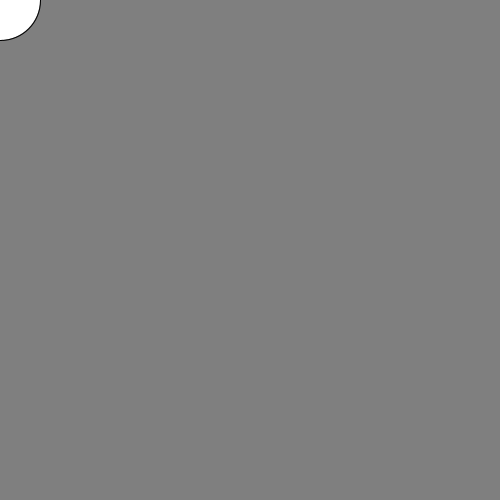
Frame 1 (no input)
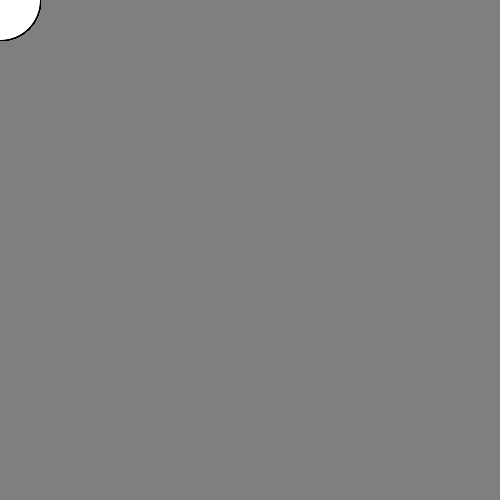
Frame 60 (the mouse pressed at the canvas centre just before this capture)
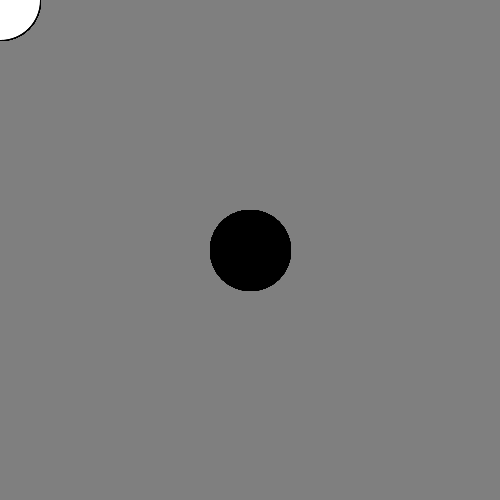
Frame 120 (the mouse held since frame 60 and released just before this capture)

The Processing sketch that drew these frames (run headless with seeded random() and noise(); from frame 60 on, the mouse is pressed at the canvas centre):

// Processing sketch: ART331_03_BasicDrawing_2
// ── ART331_03_BasicDrawing_2.pde

void setup() {
  size (500, 500);
  background(127);
}

void draw() {
  if (mousePressed) {
    fill(0);
  } else {
    fill(255);
  }
  ellipse(mouseX, mouseY, 80, 80);
}
